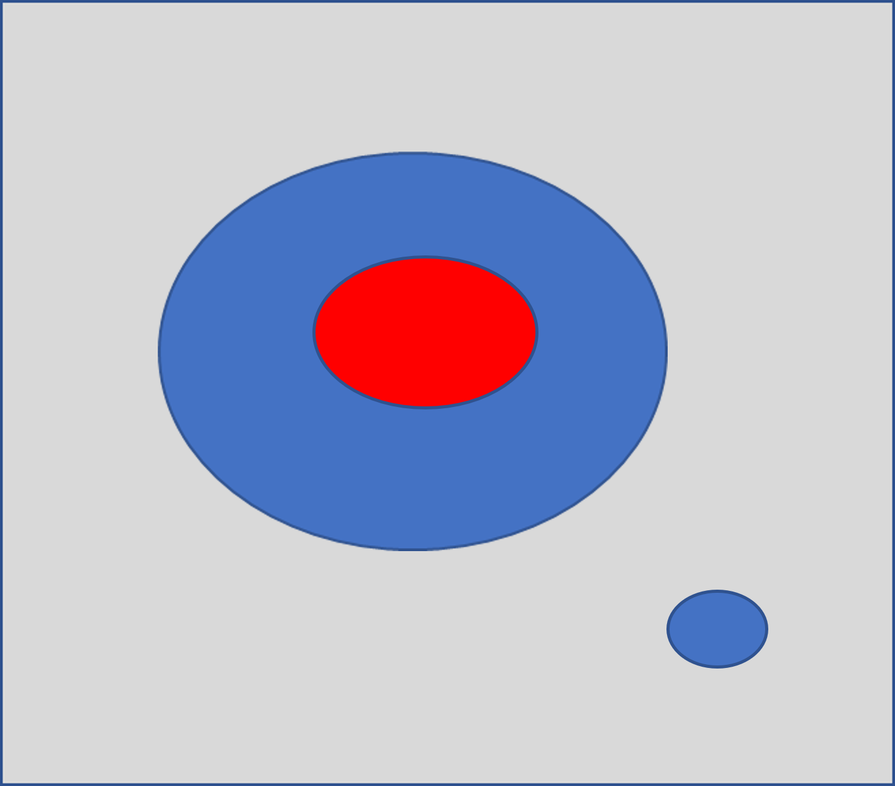
#> input picture ML/1_linear_reg/image1.png, 895 x 786 px, shrunk from 1441 x 1265 before the run
$ python data_cv2.py
#> lines starting #> are read from the running program, lines starting #| are printed output that depends on the picture
import cv2
import numpy as np

# 이미지 로드
image1 = cv2.imread('image1.png')
#> image1 is the input picture: shape (786, 895, 3); mean B, G, R 203.5, 186.5, 186.2
image2 = cv2.imread('image2.png')
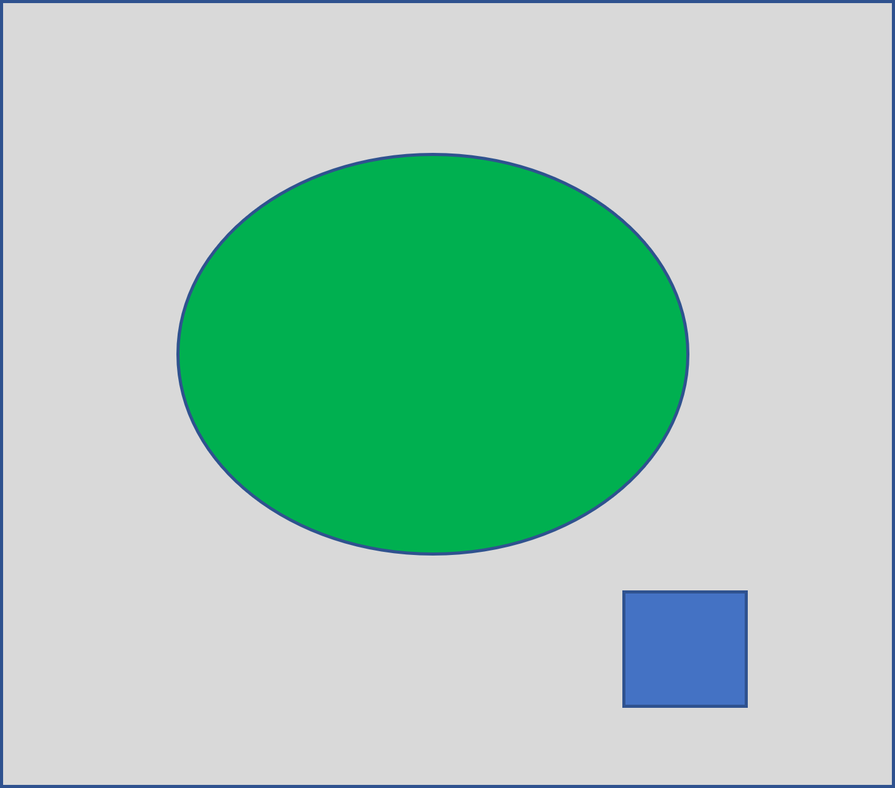
#> input picture ML/1_linear_reg/image2.png, 895 x 788 px, shrunk from 1441 x 1268 before the run
#> image2 is the input picture: shape (788, 895, 3); mean B, G, R 184.2, 202.8, 161.7

# ORB 검출기 생성
orb = cv2.ORB_create()

# 이미지에서 특징점과 기술자(디스크립터) 추출
keypoints1, descriptors1 = orb.detectAndCompute(image1, None)
#> keypoints1 = 34 keypoints; strongest (x, y, size): (756, 602, 111.1), (763, 638, 111.1), (666, 638, 111.1), (677, 602, 111.1)
keypoints2, descriptors2 = orb.detectAndCompute(image2, None)
#> keypoints2 = 38 keypoints; strongest (x, y, size): (746, 706, 31), (623, 706, 31), (746, 591, 31), (623, 591, 31)

# BFMatcher 생성 및 기술자 매칭
bf = cv2.BFMatcher(cv2.NORM_HAMMING, crossCheck=True)
matches = bf.match(descriptors1, descriptors2)
#> matches = 6 matches

# 매칭 결과를 거리 기준으로 정렬
matches = sorted(matches, key=lambda x: x.distance)

# 상위 매칭 10개 선택
matches = matches[:10]

# 매칭 결과를 이미지로 그리기
matched_image = cv2.drawMatches(image1, keypoints1, image2, keypoints2, matches, None, flags=cv2.DrawMatchesFlags_NOT_DRAW_SINGLE_POINTS)
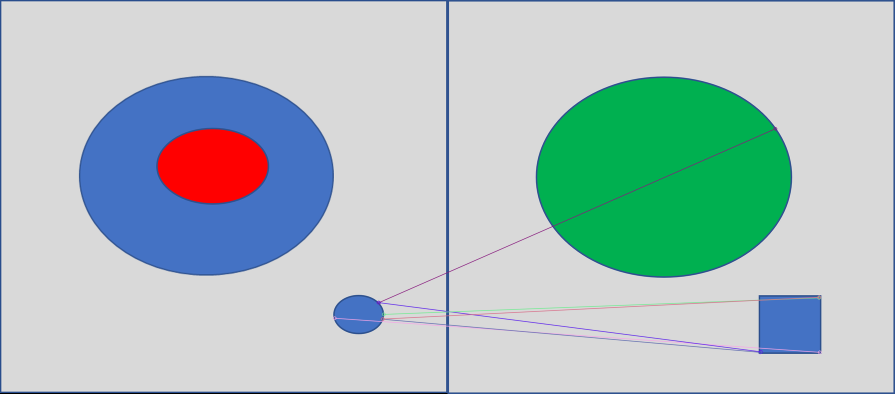
#> matched_image: shape (788, 1790, 3) (shown at 1/2 size); mean B, G, R 193.5, 193.9, 173.6

# 결과 이미지 출력
cv2.imshow('Matched Features', matched_image)
cv2.waitKey(0)
cv2.destroyAllWindows()
